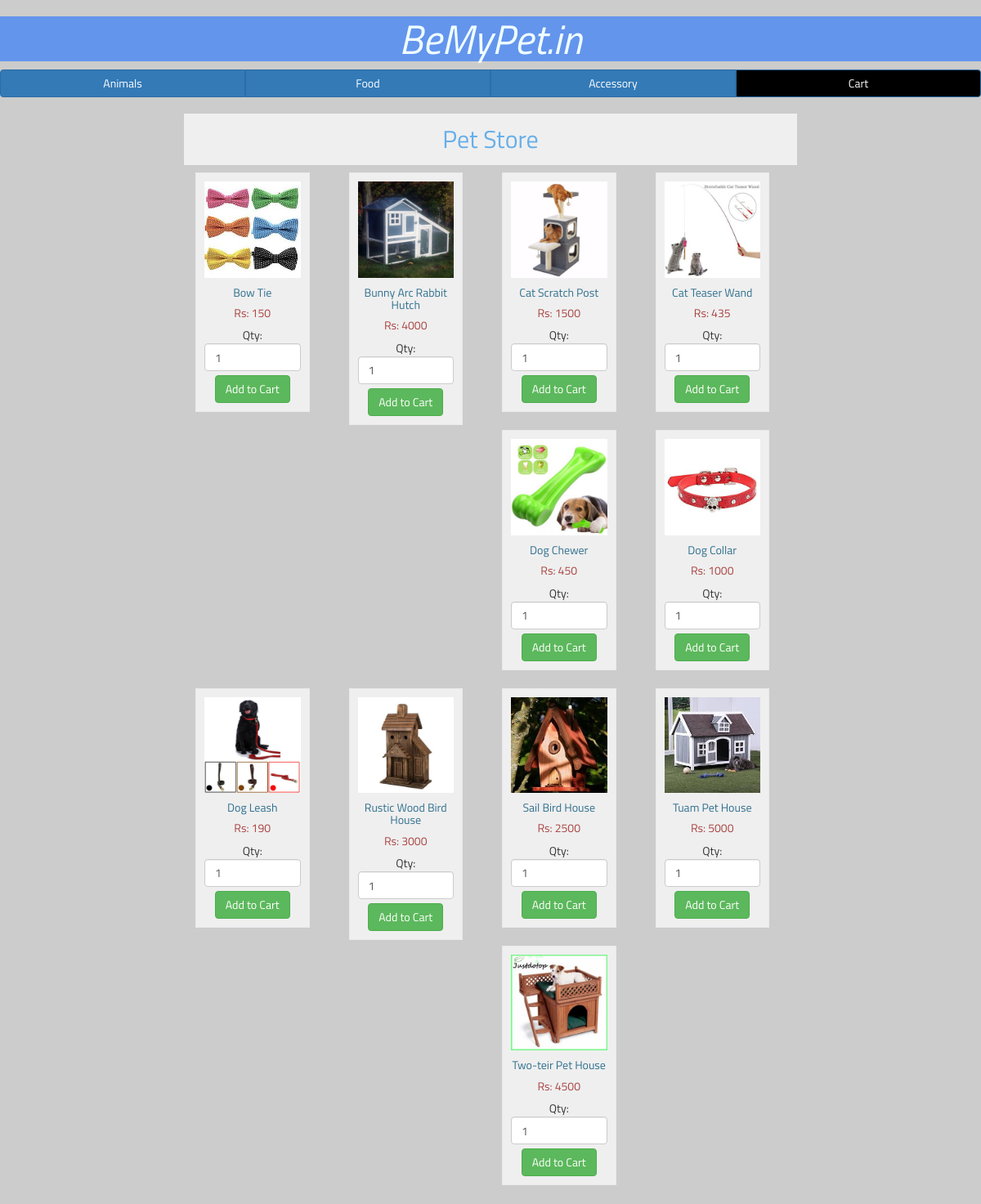
Screenshot of /accessory.php with the database file from the repository.
### tables this page shows
CREATE TABLE IF NOT EXISTS `accessory` (
  `acid` int(255) NOT NULL AUTO_INCREMENT,
  `acname` varchar(255) NOT NULL,
  `acimage` varchar(255) NOT NULL,
  `acprice` int(255) NOT NULL,
  PRIMARY KEY (`acid`)
);

### accessory.php (the view, shortened to what this page needs)
  <?php include('connection.php')?>
<!doctype html>
<html>
<head>
  <center>  <a href="shopping.php"><h1>BeMyPet.in</h1></a></center>
 <div class="btn-group btn-group-justified">
    <a  href="animal.php" class="btn btn-primary">Animals</a>
    <a href="food.php" class="btn btn-primary">Food</a>
    <a href="accessory.php" class="btn btn-primary">Accessory</a>
      <a style="background-color: black" href="Cart.php" class="btn btn-primary">Cart</a>
  </div>
    <link href="https://maxcdn.bootstrapcdn.com/bootstrap/3.3.7/css/bootstrap.min.css" rel="stylesheet">
</head>
<body>
    <div class="container" style="width: 65%">
        <h2>Pet Store</h2>
        <?php
            $query = "SELECT * FROM accessory ORDER BY acname ASC ";
            $result = mysqli_query($conn,$query);
            if(mysqli_num_rows($result) > 0) {
                while ($row = mysqli_fetch_array($result)) {
                    ?>
                    <div class="col-md-3">
                        <form method="post" action="accessory.php?action=add&id=<?php echo $row["acid"]; ?>">
                            <div class="product">
                                <img src="<?php echo $row["acimage"]; ?>" class="img-responsive">
                                <h5 class="text-info"><?php echo $row["acname"]; ?></h5>
                               <h5 class="text-danger">Rs: <?php echo $row["acprice"]; ?></h5>
                                Qty: <input type="text" name="quantity" class="form-control" value="1">
                                <input type="submit" name="add" style="margin-top: 5px;" class="btn btn-success"
                                       value="Add to Cart">
                            </div><br>
                        </form>
                    </div>
                    <?php
                }
            }
        ?>
    </div>
</body>
</html>

### accessory.php (style rules this page uses)
* { font-family: 'Titillium Web', sans-serif; }
body { background-image: url("image/b3.png"); background-color: #cccccc; }
.product { border: 1px solid #eaeaec; margin: -1px 19px 3px -1px; padding: 10px; text-align: center; background-color: #efefef; }
h2 { text-align: center; color: #66afe9; background-color: #efefef; padding: 2%; }
h1 { background-color:cornflowerblue; font-style: italic; color: azure; font-size: 50px; }

### rows the page displays
accessory: acimage (picture), acname "Bow Tie", acprice "150"
accessory: acimage (picture), acname "Bunny Arc Rabbit Hutch", acprice "4000"
accessory: acimage (picture), acname "Cat Scratch Post", acprice "1500"
accessory: acimage (picture), acname "Cat Teaser Wand", acprice "435"
accessory: acimage (picture), acname "Dog Chewer", acprice "450"
accessory: acimage (picture), acname "Dog Collar", acprice "1000"
accessory: acimage (picture), acname "Dog Leash", acprice "190"
accessory: acimage (picture), acname "Rustic Wood Bird House", acprice "3000"
accessory: acimage (picture), acname "Sail Bird House", acprice "2500"
accessory: acimage (picture), acname "Tuam Pet House", acprice "5000"
accessory: acimage (picture), acname "Two-teir Pet House", acprice "4500"
